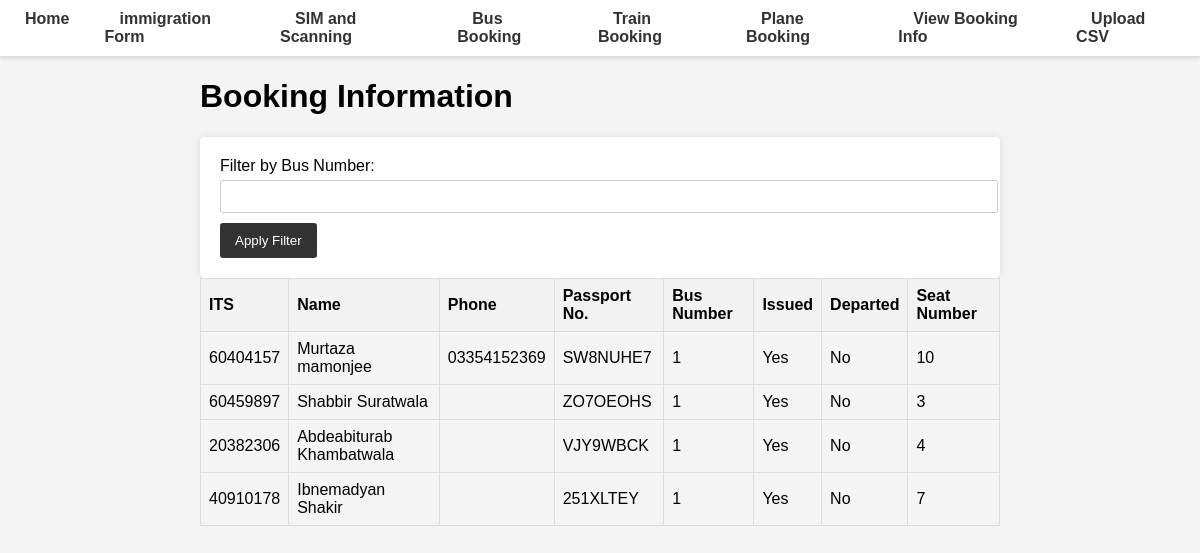
Screenshot of /view-booking-info/ with the database file from the repository.
### database.py (models this page shows, shortened)
class BookingInfo(Base):
    __tablename__ = "booking_info"
    Mode = Column(Integer, primary_key=True, index=True)
    ITS = Column(Integer, ForeignKey('master.ITS'), primary_key=True, index=True)
    Issued = Column(Boolean)
    Departed = Column(Boolean)
    Self_Issued = Column(Boolean, default=False)
    seat_number = Column(Integer)
    bus_number = Column(Integer)
    train_details_id = Column(Integer, ForeignKey("train_details.id"), nullable=True)
    train_details = relationship("TrainDetails", back_populates="booking_info")

class Master(Base):
    __tablename__ = "master"
    ITS = Column(Integer, primary_key=True, index=True)
    first_name = Column(String, index=True)
    middle_name = Column(String, index=True)
    last_name = Column(String, index=True)
    DOB = Column(Date)
    passport_No = Column(String, unique=True, index=True)
    passport_Expiry = Column(Date, index=True)
    Visa_No = Column(String, index=True)
    Mode_of_Transport = Column(String, index=True)
    phone = Column(String, index=True)
    arrived = Column(Boolean, default=False)
    timestamp = Column(DateTime, default=func.now())

### main.py (the view)
@app.get("/view-booking-info/", response_class=HTMLResponse)
async def view_booking_info(request: Request, bus_number: Optional[int] = Query(None), db: Session = Depends(get_db)):
    if bus_number:
        booking_info = db.query(BookingInfo, Master).join(Master).filter(BookingInfo.bus_number == bus_number).all()
    else:
        booking_info = db.query(BookingInfo, Master).join(Master).all()
    return templates.TemplateResponse("view_booking_info.html", {"request": request, "booking_info": booking_info})

### templates/view_booking_info.html
{% extends "base.html" %}
{% block content %}
<h1>Booking Information</h1>
<form method="get" action="/view-booking-info/">
    <label for="bus_number">Filter by Bus Number:</label>
    <input type="number" id="bus_number" name="bus_number">
    <button type="submit">Apply Filter</button>
</form>
<table>
    <thead>
        <tr>
            <th>ITS</th>
            <th>Name</th>
            <th>Phone</th>
            <th>Passport No.</th>
            <th>Bus Number</th>
            <th>Issued</th>
            <th>Departed</th>
            <th>Seat Number</th>
        </tr>
    </thead>
    <tbody>
        {% for booking, master in booking_info %}
        <tr>
            <td>{{ booking.ITS }}</td>
            <td>{{ master.first_name }} {{ master.last_name }}</td>
            <td>{{ master.phone }}</td>
            <td>{{ master.passport_No }}</td>
            <td>{{ booking.bus_number }}</td>
            <td>{{ "Yes" if booking.Issued else "No" }}</td>
            <td>{{ "Yes" if booking.Departed else "No" }}</td>
            <td>{{ booking.seat_number }}</td>
        </tr>
        {% endfor %}
    </tbody>
</table>
{% endblock %}

### static/styles.css (style rules this page uses)
body { font-family: Arial, sans-serif; margin: 0; padding: 0; background-color: #f4f4f4; }
form { background-color: #fff; padding: 20px; border-radius: 5px; box-shadow: 0 0 10px rgba(0, 0, 0, 0.1); }
form label { display: block; margin-bottom: 5px; }
form input, form select { width: 100%; padding: 8px; margin-bottom: 10px; border: 1px solid #ccc; border-radius: 3px; }
form button { background-color: #333; color: #fff; padding: 10px 15px; border: none; border-radius: 3px; cursor: pointer; transition: background-color 0.3s; }
table { width: 100%; border-collapse: collapse; margin-bottom: 20px; }
table, th, td { border: 1px solid #ddd; }
th, td { padding: 8px; text-align: left; }
th { background-color: #f2f2f2; }

### rows the page displays
BookingInfo: ITS "60404157", first_name "Murtaza", last_name "mamonjee", phone "03354152369", passport_No "SW8NUHE7", bus_number "1", Issued "Yes", Departed "No", seat_number "10"
BookingInfo: ITS "60459897", first_name "Shabbir", last_name "Suratwala", passport_No "ZO7OEOHS", bus_number "1", Issued "Yes", Departed "No", seat_number "3"
BookingInfo: ITS "20382306", first_name "Abdeabiturab", last_name "Khambatwala", passport_No "VJY9WBCK", bus_number "1", Issued "Yes", Departed "No", seat_number "4"
BookingInfo: ITS "40910178", first_name "Ibnemadyan", last_name "Shakir", passport_No "251XLTEY", bus_number "1", Issued "Yes", Departed "No", seat_number "7"
